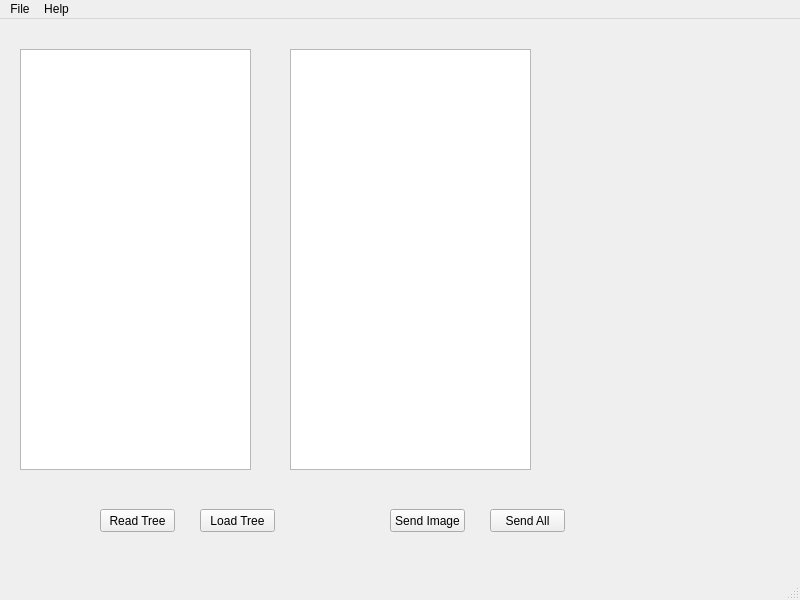
<?xml version="1.0" encoding="UTF-8"?>
<ui version="4.0">
 <class>MainWindow</class>
 <widget class="QMainWindow" name="MainWindow">
  <property name="geometry">
   <rect>
    <x>0</x>
    <y>0</y>
    <width>800</width>
    <height>600</height>
   </rect>
  </property>
  <property name="windowTitle">
   <string>MainWindow</string>
  </property>
  <widget class="QWidget" name="centralwidget">
   <widget class="QTreeView" name="treeView">
    <property name="geometry">
     <rect>
      <x>20</x>
      <y>30</y>
      <width>231</width>
      <height>421</height>
     </rect>
    </property>
   </widget>
   <widget class="QPushButton" name="btnReadTree">
    <property name="geometry">
     <rect>
      <x>100</x>
      <y>490</y>
      <width>75</width>
      <height>23</height>
     </rect>
    </property>
    <property name="text">
     <string>Read Tree</string>
    </property>
   </widget>
   <widget class="QPushButton" name="btnLoadTree">
    <property name="geometry">
     <rect>
      <x>200</x>
      <y>490</y>
      <width>75</width>
      <height>23</height>
     </rect>
    </property>
    <property name="text">
     <string>Load Tree</string>
    </property>
   </widget>
   <widget class="QPushButton" name="btnSendImage">
    <property name="geometry">
     <rect>
      <x>390</x>
      <y>490</y>
      <width>75</width>
      <height>23</height>
     </rect>
    </property>
    <property name="text">
     <string>Send Image</string>
    </property>
   </widget>
   <widget class="QTableView" name="tableView">
    <property name="geometry">
     <rect>
      <x>290</x>
      <y>30</y>
      <width>241</width>
      <height>421</height>
     </rect>
    </property>
    <property name="showGrid">
     <bool>false</bool>
    </property>
    <property name="gridStyle">
     <enum>Qt::NoPen</enum>
    </property>
   </widget>
   <widget class="QPushButton" name="btnSendAll">
    <property name="geometry">
     <rect>
      <x>490</x>
      <y>490</y>
      <width>75</width>
      <height>23</height>
     </rect>
    </property>
    <property name="text">
     <string>Send All</string>
    </property>
   </widget>
  </widget>
  <widget class="QMenuBar" name="menubar">
   <property name="geometry">
    <rect>
     <x>0</x>
     <y>0</y>
     <width>800</width>
     <height>21</height>
    </rect>
   </property>
   <widget class="QMenu" name="menuFile">
    <property name="title">
     <string>File</string>
    </property>
    <addaction name="actionSave_Data"/>
    <addaction name="actionPreferences"/>
   </widget>
   <widget class="QMenu" name="menuHelp">
    <property name="title">
     <string>Help</string>
    </property>
    <addaction name="actionAbout"/>
   </widget>
   <addaction name="menuFile"/>
   <addaction name="menuHelp"/>
  </widget>
  <widget class="QStatusBar" name="statusbar"/>
  <action name="actionSave_Data">
   <property name="text">
    <string>Save Data</string>
   </property>
  </action>
  <action name="actionPreferences">
   <property name="text">
    <string>Preferences</string>
   </property>
  </action>
  <action name="actionAbout">
   <property name="text">
    <string>About</string>
   </property>
  </action>
 </widget>
 <resources/>
 <connections/>
</ui>
